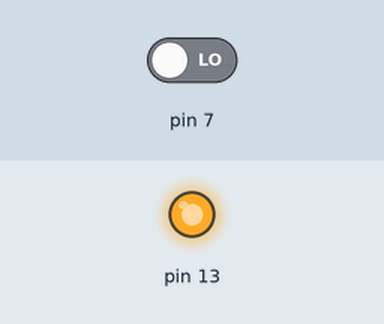
The sketch below on a simulated Arduino Uno, built with avr-gcc and run on an emulated ATmega328P. Shown: output pins drawn as LEDs (lit = HIGH). Inputs (shaded band) come from the test bench; at power-on: pin 7 LOW.

Above: at 1.2 s.
1.3 s: pin 7 driven HIGH
At 1.8 s:
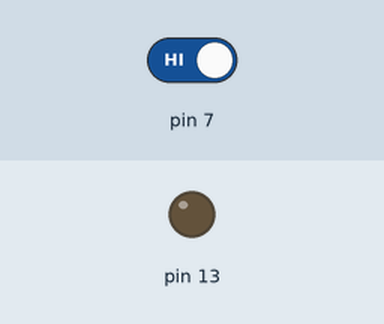
2.8 s: pin 7 driven LOW
At 4.2 s:
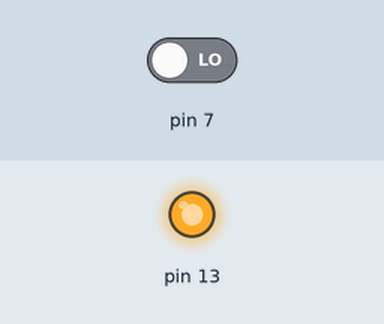
Timing chart, 0 to 5.8 s (numbered marks = the images above; inputs shaded):
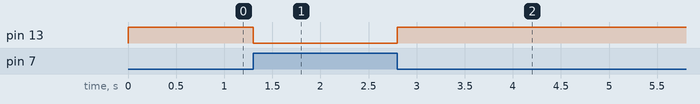

The sketch:

Code_File.ino
```cpp
int val = 0;

void setup()
{
  pinMode(13, OUTPUT);
  pinMode(7, INPUT);
}

void loop()
{
  val = digitalRead(7);
  if (val == HIGH)
  {
    digitalWrite(13, LOW);
  } else
  {
    digitalWrite(13, HIGH);
  }
}
```

Measured:
- after the input at 1.3 s, pin 13: HIGH → LOW at once
- after the input at 2.8 s, pin 13: LOW → HIGH at once
